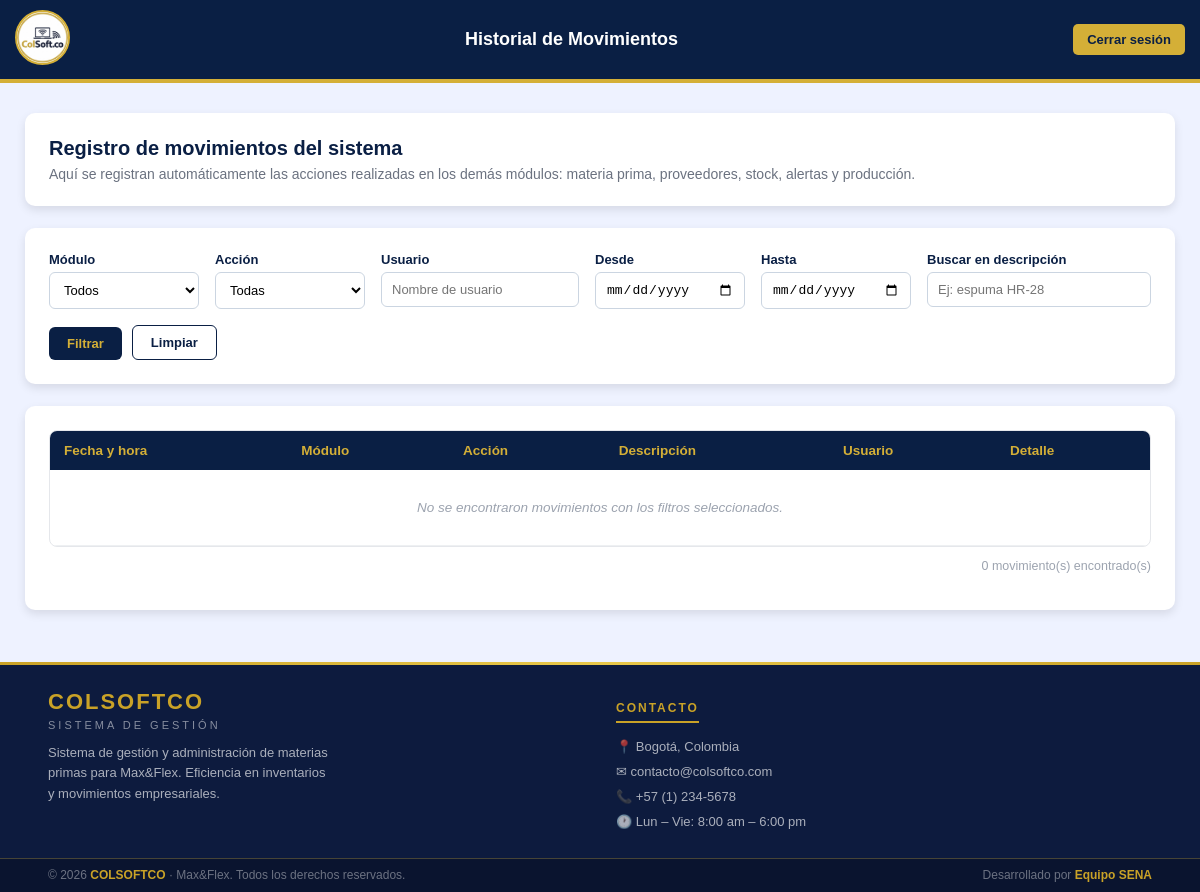
The app's page /view/historial_movimientos/historial.php (signed in), older data.
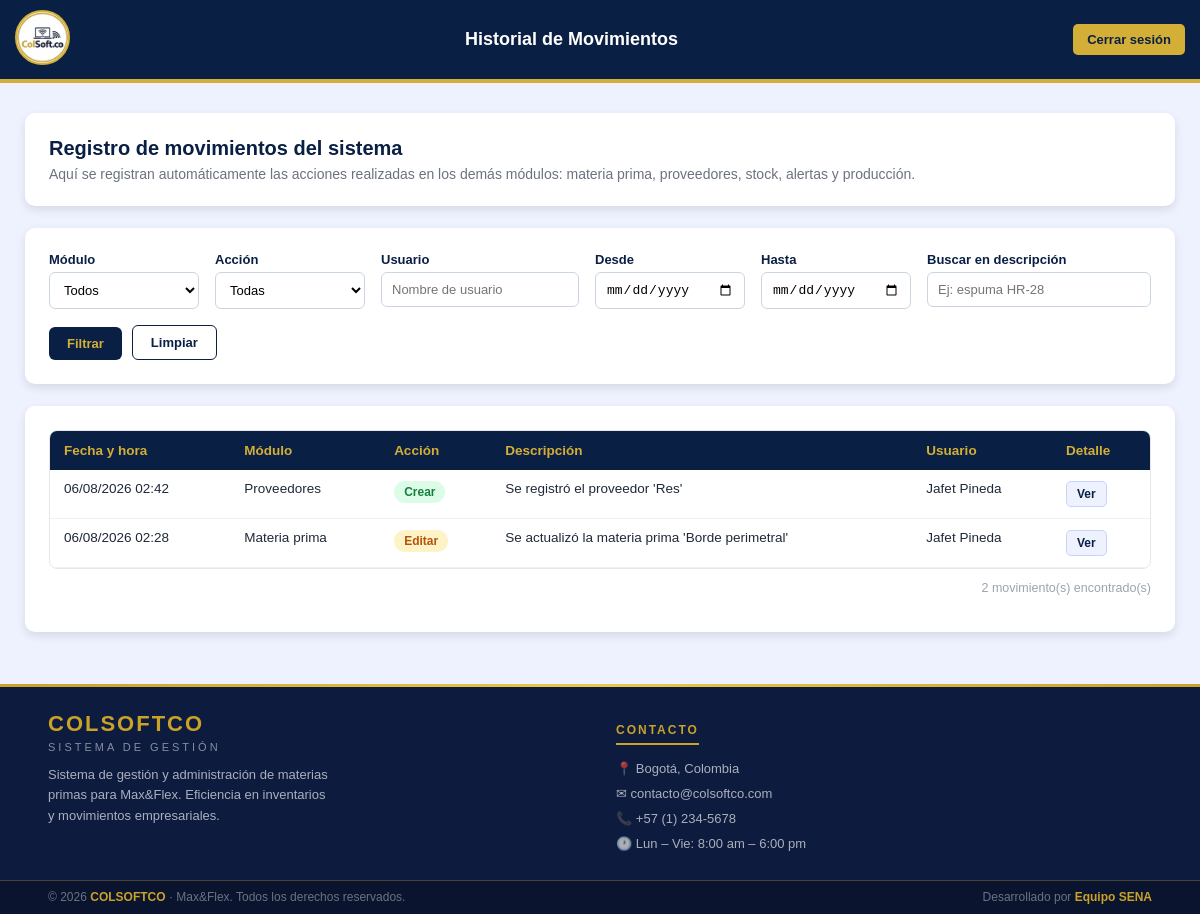
The same page, newer data.
### tables this page shows
CREATE TABLE `historial_movimientos` (
  `id` int(11) NOT NULL,
  `modulo` varchar(50) NOT NULL,
  `accion` varchar(50) NOT NULL,
  `id_registro` int(11) DEFAULT NULL,
  `descripcion` text NOT NULL,
  `datos_anteriores` longtext DEFAULT NULL CHECK (json_valid(`datos_anteriores`)),
  `datos_nuevos` longtext DEFAULT NULL CHECK (json_valid(`datos_nuevos`)),
  `usuario_id` int(11) DEFAULT NULL,
  `usuario_nombre` varchar(100) NOT NULL,
  `ip` varchar(45) DEFAULT NULL,
  `fecha_hora` datetime NOT NULL DEFAULT current_timestamp()
);

### app/HistorialMovimientos.php (called while the page is built, shortened)
<?php
require_once __DIR__ . '/../config/conexion.php';
class HistorialMovimientos
{
    private PDO $conn;
    public function __construct()
    {
        $this->conexionObj = new Conexion();
        $this->conn = $this->conexionObj->getConnection();
    }
    public function obtener(array $filtros = [], int $pagina = 1, int $porPagina = 20): array
    {
        [$where, $params] = $this->construirFiltros($filtros);
        $offset = max(0, ($pagina - 1) * $porPagina);
        $sql = "SELECT * FROM historial_movimientos
                {$where}
                ORDER BY fecha_hora DESC
                LIMIT :limite OFFSET :offset";
        $stmt = $this->conn->prepare($sql);
        $stmt->bindValue(':limite', $porPagina, PDO::PARAM_INT);
        $stmt->bindValue(':offset', $offset, PDO::PARAM_INT);
        $stmt->execute();
        return $stmt->fetchAll(PDO::FETCH_ASSOC);
    }
    public function contarRegistros(array $filtros = []): int
    {
        [$where, $params] = $this->construirFiltros($filtros);
        $sql = "SELECT COUNT(*) AS total FROM historial_movimientos {$where}";
        $stmt = $this->conn->prepare($sql);
        $stmt->execute();
        return (int) $stmt->fetch(PDO::FETCH_ASSOC)['total'];
    }
    private function construirFiltros(array $filtros): array
    {
        $condiciones = [];
        $params = [];
        $where = count($condiciones) > 0 ? 'WHERE ' . implode(' AND ', $condiciones) : '';
        return [$where, $params];
    }
}

### config/conexion.php (called while the page is built, shortened)
<?php
  class Conexion
  {
    private string $Servidor = "localhost";
    private string $BaseDeDatos = "colsoftco";
    private string $Usuario = "root";
    private string $Password = "";
    public function getConnection(){
      $this->Conector = new PDO(
        "mysql:host=".$this->Servidor.";dbname=".$this->BaseDeDatos,
        $this->Usuario,
        $this->Password
      );
      $this->Conector->exec("set names utf8");
      return $this->Conector;
    }
  }

### view/historial_movimientos/historial.php (the view, shortened to what this page needs)
<?php
require_once __DIR__ . '/../../app/HistorialMovimientos.php';
$historial = new HistorialMovimientos();
$filtros = [
    'modulo'       => $_GET['modulo'] ?? '',
    'accion'       => $_GET['accion'] ?? '',
    'usuario'      => $_GET['usuario'] ?? '',
    'fecha_inicio' => $_GET['fecha_inicio'] ?? '',
    'fecha_fin'    => $_GET['fecha_fin'] ?? '',
    'buscar'       => $_GET['buscar'] ?? '',
];
$porPagina = 15;
$pagina    = isset($_GET['pagina']) ? max(1, (int) $_GET['pagina']) : 1;
$totalRegistros = $historial->contarRegistros($filtros);
$movimientos    = $historial->obtener($filtros, $pagina, $porPagina);
function claseAccion(string $accion): string
{
    return match ($accion) {
        'crear'    => 'badge badge-crear',
        'editar'   => 'badge badge-editar',
        'eliminar' => 'badge badge-eliminar',
        'entrada'  => 'badge badge-entrada',
        'salida'   => 'badge badge-salida',
        default    => 'badge badge-default',
    };
}
?>
<!DOCTYPE html>
<html lang="es">
<head>
    <link rel="stylesheet" href="historial.css">
</head>
<body>
    <header>
        <div class="logo">
            <a href="../../app/ir_panel.php">
                <img src="../../public/imagenes/logo.png" alt="logo">
            </a>
        </div>
        <div class="header-title">
            <h1>Historial de Movimientos</h1>
        </div>
        <button id="btnLogout" class="btn-logout" onclick="cerrarSesion()">
            Cerrar sesión
        </button>
    </header>
    <div class="page-body">
        <main class="content">
            <div class="tarjeta">
                <h2>Registro de movimientos del sistema</h2>
                <p class="subtitulo">
                    Aquí se registran automáticamente las acciones realizadas en los
                    demás módulos: materia prima, proveedores, stock, alertas y producción.
                </p>
            </div>
            <div class="tarjeta">
                <form class="filtros" method="GET" action="historial.php">
                    <div class="campo-filtro">
                        <label for="modulo">Módulo</label>
                        <select name="modulo" id="modulo">
                            <option value="">Todos</option>
                        </select>
                    </div>
                    <div class="campo-filtro">
                        <label for="accion">Acción</label>
                        <select name="accion" id="accion">
                            <option value="">Todas</option>
                        </select>
                    </div>
                    <div class="campo-filtro">
                        <label for="usuario">Usuario</label>
                        <input type="text" name="usuario" id="usuario" placeholder="Nombre de usuario"
                            value="<?= htmlspecialchars($filtros['usuario']) ?>">
                    </div>
                    <div class="campo-filtro">
                        <label for="fecha_inicio">Desde</label>
                        <input type="date" name="fecha_inicio" id="fecha_inicio"
                            value="<?= htmlspecialchars($filtros['fecha_inicio']) ?>">
                    </div>
                    <div class="campo-filtro">
                        <label for="fecha_fin">Hasta</label>
                        <input type="date" name="fecha_fin" id="fecha_fin"
                            value="<?= htmlspecialchars($filtros['fecha_fin']) ?>">
                    </div>
                    <div class="campo-filtro campo-buscar">
                        <label for="buscar">Buscar en descripción</label>
                        <input type="text" name="buscar" id="buscar" placeholder="Ej: espuma HR-28"
                            value="<?= htmlspecialchars($filtros['buscar']) ?>">
                    </div>
                    <div class="campo-filtro acciones-filtro">
                        <button type="submit" class="btn btn-primary">Filtrar</button>
                        <a href="historial.php" class="btn btn-outline">Limpiar</a>
                    </div>
                </form>
            </div>
            <div class="tarjeta">
                <div class="tabla-wrapper">
                    <table class="tabla-historial">
                        <thead>
                            <tr>
                                <th>Fecha y hora</th>
                                <th>Módulo</th>
                                <th>Acción</th>
                                <th>Descripción</th>
                                <th>Usuario</th>
                                <th>Detalle</th>
                            </tr>
                        </thead>
                        <tbody>
                            <?php if (count($movimientos) === 0): ?>
                                <tr>
                                    <td colspan="6" class="sin-resultados">
                                        No se encontraron movimientos con los filtros seleccionados.
                                    </td>
                                </tr>
                            <?php else: ?>
                                <?php foreach ($movimientos as $mov): ?>
                                    <tr>
                                        <td><?= date('d/m/Y H:i', strtotime($mov['fecha_hora'])) ?></td>
                                        <td><?= htmlspecialchars(ucfirst(str_replace('_', ' ', $mov['modulo']))) ?></td>
                                        <td><span class="<?= claseAccion($mov['accion']) ?>"><?= htmlspecialchars(ucfirst($mov['accion'])) ?></span></td>
                                        <td><?= htmlspecialchars($mov['descripcion']) ?></td>
                                        <td><?= htmlspecialchars($mov['usuario_nombre']) ?></td>
                                        <td>
                                            <?php if ($mov['datos_anteriores'] || $mov['datos_nuevos']): ?>
                                                <button type="button" class="btn-detalle"
                                                    onclick="mostrarDetalle(<?= (int) $mov['id'] ?>)">
                                                    Ver
                                                </button>
                                            <?php else: ?>
                                                —
                                            <?php endif; ?>
                                        </td>
                                    </tr>
                                <?php endforeach; ?>
                            <?php endif; ?>
                        </tbody>
                    </table>
                </div>
                <p class="total-resultados"><?= $totalRegistros ?> movimiento(s) encontrado(s)</p>
            </div>
        </main>
    </div>
    <footer>
        <div class="footer-divider"></div>
        <div class="footer-top">
            <div>
                <p class="footer-brand-name">COLSOFTCO</p>
                <p class="footer-brand-sub">Sistema de Gestión</p>
                <p class="footer-brand-desc">
                    Sistema de gestión y administración de materias primas para Max&Flex.
                    Eficiencia en inventarios y movimientos empresariales.
                </p>
            </div>
            <div>
                <p class="footer-col-title">Contacto</p>
                <div class="footer-contact-item">📍 Bogotá, Colombia</div>
                <div class="footer-contact-item">✉ contacto@colsoftco.com</div>
                <div class="footer-contact-item">📞 +57 (1) 234-5678</div>
                <div class="footer-contact-item">🕐 Lun – Vie: 8:00 am – 6:00 pm</div>
            </div>
        </div>
        <div class="footer-bottom">
            <span>© 2026 <strong>COLSOFTCO</strong> · Max&Flex. Todos los derechos reservados.</span>
            <span>Desarrollado por <strong>Equipo SENA</strong></span>
        </div>
    </footer>
</body>
</html>

Row changes from the older to the newer data that the page shows:
added historial_movimientos: fecha_hora "06/08/2026 02:42", modulo "Proveedores", accion "Crear", descripcion "Se registró el proveedor 'Res'", usuario_nombre "Jafet Pineda"
added historial_movimientos: fecha_hora "06/08/2026 02:28", modulo "Materia prima", accion "Editar", descripcion "Se actualizó la materia prima 'Borde perimetral'", usuario_nombre "Jafet Pineda"
Text that changed along with them:
$totalRegistros: "0" → "2"
text no longer shown: "No se encontraron movimientos con los filtros seleccionados."
